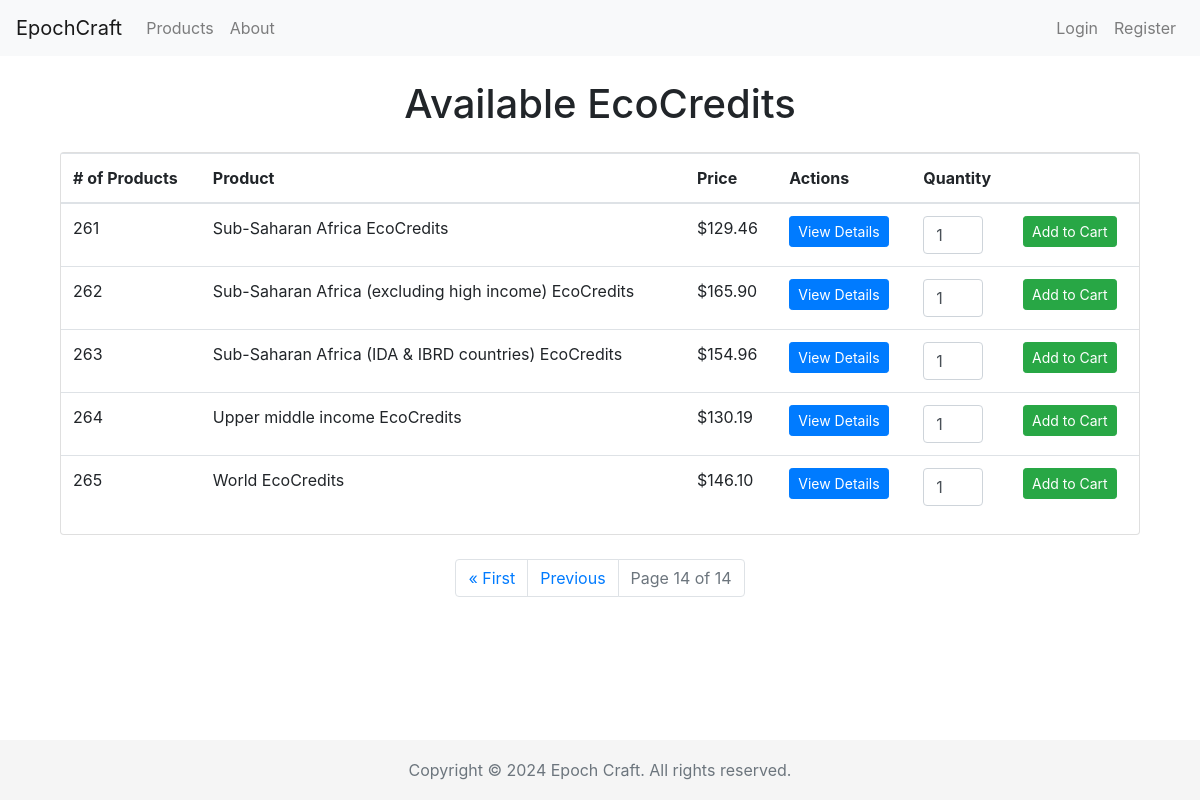
Page /products/?page=14 on the earlier database version.
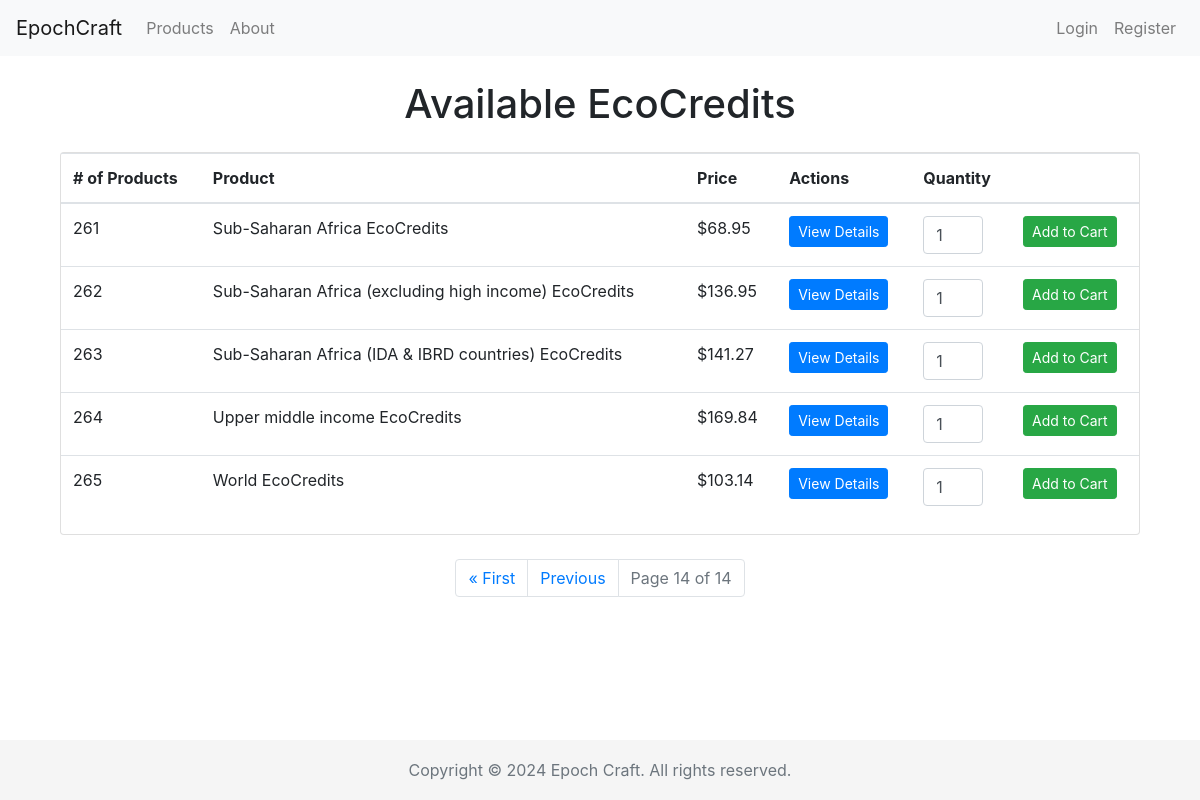
Same page on the later database version.
### cc_shop/models.py (models this page shows, shortened)
class Product(models.Model):
    country = models.ForeignKey(Country, on_delete=models.CASCADE, related_name='products')
    description = models.TextField()
    price = models.DecimalField(max_digits=10, decimal_places=2)
    type = models.CharField(max_length=50)   # Types could be like "Carbon Offset", "Renewable Energy Credit", etc

class Country(models.Model):
    country_code = models.CharField(max_length=3, primary_key=True)
    country_name = models.CharField(max_length=100)
    def __str__(self):
        return self.country_name

### cc_shop/views.py (the view)
# urls.py: path('products/', views.list_products, name='list_products'),
def list_products(request):
    query = request.GET.get('query', '').lower()
    if query:
        if 'ecocredits' in query:
            products = Product.objects.all().order_by('id')
        else:
            products = Product.objects.filter(country__country_name__icontains=query).order_by('id')  # Added ordering
    else:
        products = Product.objects.all().order_by('id')
    paginator = Paginator(products, 20)   # Show 20 products per page
    page_number = request.GET.get('page')
    try:
        products_page_obj = paginator.page(page_number)
    except PageNotAnInteger:
        products_page_obj = paginator.page(1)
    except EmptyPage:
        products_page_obj = paginator.page(paginator.num_pages)
    start_index = (products_page_obj.number - 1) * paginator.per_page + 1
    return render(request, 'list_products.html', {'products_page_obj': products_page_obj, 'start_index': start_index})

### cc_shop/templates/list_products.html (shortened to what this page needs)
{% extends 'base.html' %}
{% block content %}
<div class="container mt-4">
    <h1 class="text-center mb-4">Available EcoCredits</h1>
    <div class="card">
        <table class="table table-hover">
            <thead>
                <tr>
                    <th># of Products</th>
                    <th>Product</th>
                    <th>Price</th>
                    <th>Actions</th>
                    <th>Quantity</th>
                    <th></th>
                </tr>
            </thead>
            <tbody>
                {% for product in products_page_obj %}
                <tr>
                    <td>{{ start_index|add:forloop.counter0 }}</td>
                    <td>{{ product.country }} EcoCredits</td>
                    <td>${{ product.price }}</td>
                    <td><a href="{% url 'product_detail' product.id %}" class="btn btn-primary btn-sm" id="view-button">View Details</a></td>
                    <td>
                        <input type="number" name="quantity" value="1" min="1" max="99" class="form-control" style="width: 60px;">
                    </td>
                    <td>
                        <form action="{% url 'add_to_cart' product.id %}" method="post" class="d-inline">
                            <button type="submit" class="btn btn-success btn-sm">Add to Cart</button>
                        </form>
                    </td>
                </tr>
                {% empty %}
                <tr><td colspan="4">No products found.</td></tr>
                {% endfor %}
            </tbody>
        </table>
    </div>
    <div class="row justify-content-center mt-4">
        <nav aria-label="Page navigation">
            <ul class="pagination">
                {% if products_page_obj.has_previous %}
                    <li class="page-item"><a class="page-link" href="?page=1">&laquo; First</a></li>
                    <li class="page-item"><a class="page-link" href="?page={{ products_page_obj.previous_page_number }}">Previous</a></li>
                {% endif %}
                <li class="page-item disabled"><a class="page-link" href="#">Page {{ products_page_obj.number }} of {{ products_page_obj.paginator.num_pages }}</a></li>
            </ul>
        </nav>
    </div>
</div>
{% endblock %}

Differences in the rows shown:
removed Product: counter0 "261", country "Sub-Saharan Africa", price "129.46"
removed Product: counter0 "262", country "Sub-Saharan Africa (excluding high income)", price "165.90"
removed Product: counter0 "263", country "Sub-Saharan Africa (IDA & IBRD countries)", price "154.96"
removed Product: counter0 "264", country "Upper middle income", price "130.19"
removed Product: counter0 "265", country "World", price "146.10"
added Product: id "261", country "Sub-Saharan Africa", price "68.95"
added Product: id "262", country "Sub-Saharan Africa (excluding high income)", price "136.95"
added Product: id "263", country "Sub-Saharan Africa (IDA & IBRD countries)", price "141.27"
added Product: id "264", country "Upper middle income", price "169.84"
added Product: id "265", country "World", price "103.14"
